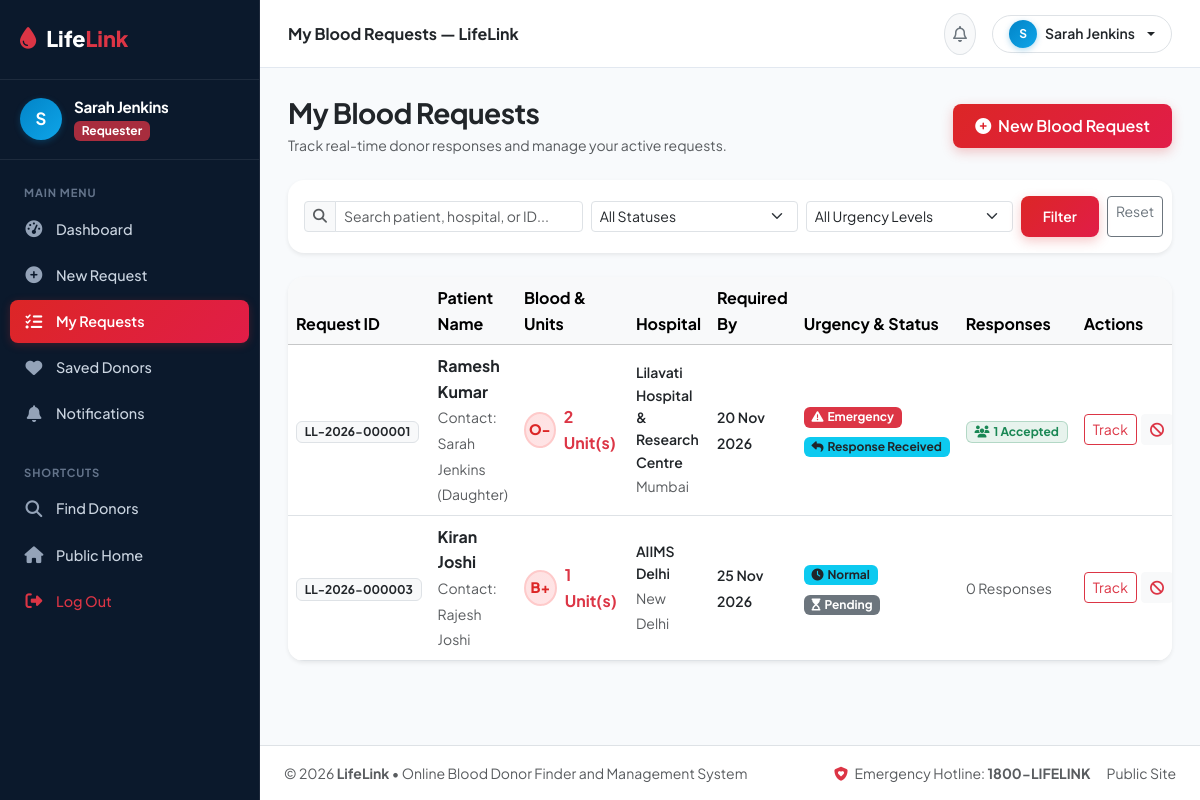
The page /requester/my_requests.php (signed in) on the database its author committed.
### tables this page shows
CREATE TABLE IF NOT EXISTS `blood_requests` (
  `request_id` INT AUTO_INCREMENT PRIMARY KEY,
  `unique_request_number` VARCHAR(30) UNIQUE NOT NULL,
  `requester_id` INT NOT NULL,
  `patient_name` VARCHAR(100) NOT NULL,
  `blood_group` ENUM('A+', 'A-', 'B+', 'B-', 'AB+', 'AB-', 'O+', 'O-') NOT NULL,
  `units_required` INT NOT NULL DEFAULT 1,
  `hospital_name` VARCHAR(150) NOT NULL,
  `hospital_address` TEXT NOT NULL,
  `state` VARCHAR(100) NOT NULL,
  `city` VARCHAR(100) NOT NULL,
  `pin_code` VARCHAR(20) NOT NULL,
  `required_date` DATE NOT NULL,
  `urgency` ENUM('Normal', 'Urgent', 'Emergency') DEFAULT 'Normal',
  `additional_information` TEXT NULL,
  `contact_person` VARCHAR(100) NOT NULL,
  `contact_phone` VARCHAR(20) NOT NULL,
  `status` ENUM('Pending', 'Donors Notified', 'Donor Response Received', 'Accepted', 'In Progress', 'Completed', 'Cancelled') DEFAULT 'Pending',
  `hospital_confirmed` TINYINT(1) DEFAULT 0,
  `hospital_confirmed_at` TIMESTAMP NULL,
  `hospital_notes` TEXT NULL,
  `created_at` TIMESTAMP DEFAULT CURRENT_TIMESTAMP,
  `updated_at` TIMESTAMP DEFAULT CURRENT_TIMESTAMP ON UPDATE CURRENT_TIMESTAMP,
  CONSTRAINT `fk_requests_requester` FOREIGN KEY (`requester_id`) REFERENCES `users` (`user_id`) ON DELETE CASCADE
);

### requester/my_requests.php (the view, shortened to what this page needs)
<?php
require_once __DIR__ . '/../includes/functions.php';
require_once __DIR__ . '/../includes/auth.php';
$currentUser = getCurrentUser();
$userId = $currentUser['user_id'];
$search = trim($_GET['search'] ?? '');
$sql = "SELECT r.*,
        (SELECT COUNT(*) FROM request_responses rr WHERE rr.request_id = r.request_id) as total_responses,
        (SELECT COUNT(*) FROM request_responses rr WHERE rr.request_id = r.request_id AND rr.response_status = 'Accepted') as accepted_responses
        FROM blood_requests r
        WHERE r.requester_id = ?";
$params = [$userId];
$sql .= " ORDER BY (r.urgency = 'Emergency') DESC, r.created_at DESC";
$stmt = $db->prepare($sql);
$stmt->execute($params);
$requests = $stmt->fetchAll();
require_once __DIR__ . '/../includes/header.php';
?>
<div class="dashboard-layout">
    <?php require_once __DIR__ . '/../includes/dashboard_sidebar.php'; ?>
    <div class="dashboard-main">
        <?php require_once __DIR__ . '/../includes/dashboard_topbar.php'; ?>
        <div class="dashboard-body">
            <div class="d-flex flex-wrap justify-content-between align-items-center mb-4">
                <div>
                    <h3 class="fw-bold mb-1 text-dark">My Blood Requests</h3>
                    <p class="text-muted small mb-0">Track real-time donor responses and manage your active requests.</p>
                </div>
                <a href="<?= BASE_URL ?>/requester/create_request.php" class="btn btn-lifelink-red">
                    <i class="fa-solid fa-plus-circle me-1"></i> New Blood Request
                </a>
            </div>
            <div class="card border-0 shadow-sm rounded-4 p-3 bg-white mb-4">
                <form method="GET" action="" class="row g-2 align-items-center">
                    <div class="col-md-4">
                        <div class="input-group input-group-sm">
                            <span class="input-group-text bg-light"><i class="fa-solid fa-search text-muted"></i></span>
                            <input type="text" name="search" class="form-control" placeholder="Search patient, hospital, or ID..." value="<?= htmlspecialchars($search) ?>">
                        </div>
                    </div>
                    <div class="col-md-3">
                        <select name="status" class="form-select form-select-sm">
                            <option value="">All Statuses</option>
                        </select>
                    </div>
                    <div class="col-md-3">
                        <select name="urgency" class="form-select form-select-sm">
                            <option value="">All Urgency Levels</option>
                        </select>
                    </div>
                    <div class="col-md-2 d-flex gap-2">
                        <button type="submit" class="btn btn-lifelink-red btn-sm flex-grow-1">Filter</button>
                        <a href="<?= BASE_URL ?>/requester/my_requests.php" class="btn btn-outline-secondary btn-sm">Reset</a>
                    </div>
                </form>
            </div>
            <div class="card border-0 shadow-sm rounded-4 bg-white overflow-hidden">
                <div class="table-responsive">
                    <table class="table table-hover align-middle mb-0">
                        <thead class="table-light">
                            <tr>
                                <th>Request ID</th>
                                <th>Patient Name</th>
                                <th>Blood & Units</th>
                                <th>Hospital</th>
                                <th>Required By</th>
                                <th>Urgency & Status</th>
                                <th>Responses</th>
                                <th>Actions</th>
                            </tr>
                        </thead>
                        <tbody>
                            <?php if (empty($requests)): ?>
                                <tr>
                                    <td colspan="8" class="text-center py-5 text-muted">
                                        <i class="fa-solid fa-inbox fa-3x mb-3 text-secondary opacity-50"></i>
                                        <p class="mb-0">No blood requests found. <a href="<?= BASE_URL ?>/requester/create_request.php">Create your first request here.</a></p>
                                    </td>
                                </tr>
                            <?php else: ?>
                                <?php foreach ($requests as $r): ?>
                                    <tr>
                                        <td>
                                            <span class="badge bg-light text-dark border fw-bold"><?= htmlspecialchars($r['unique_request_number']) ?></span>
                                        </td>
                                        <td>
                                            <strong class="text-dark d-block"><?= htmlspecialchars($r['patient_name']) ?></strong>
                                            <small class="text-muted">Contact: <?= htmlspecialchars($r['contact_person']) ?></small>
                                        </td>
                                        <td>
                                            <div class="d-flex align-items-center gap-2">
                                                <span class="blood-badge" style="width: 36px; height: 36px; font-size: 0.9rem;">
                                                    <?= htmlspecialchars($r['blood_group']) ?>
                                                </span>
                                                <span class="fw-bold text-danger"><?= (int)$r['units_required'] ?> Unit(s)</span>
                                            </div>
                                        </td>
                                        <td>
                                            <small class="d-block text-dark fw-semibold"><?= htmlspecialchars($r['hospital_name']) ?></small>
                                            <small class="text-muted"><?= htmlspecialchars($r['city']) ?></small>
                                        </td>
                                        <td>
                                            <small class="text-dark fw-semibold">
                                                <?= date('d M Y', strtotime($r['required_date'])) ?>
                                            </small>
                                        </td>
                                        <td>
                                            <div class="mb-1"><?= getUrgencyBadge($r['urgency']) ?></div>
                                            <?= getStatusBadge($r['status']) ?>
                                        </td>
                                        <td>
                                            <?php if ($r['total_responses'] > 0): ?>
                                                <span class="badge bg-success bg-opacity-10 text-success border border-success border-opacity-25">
                                                    <i class="fa-solid fa-users me-1"></i><?= (int)$r['accepted_responses'] ?> Accepted
                                                </span>
                                            <?php else: ?>
                                                <span class="text-muted small">0 Responses</span>
                                            <?php endif; ?>
                                        </td>
                                        <td>
                                            <div class="d-flex gap-1">
                                                <a href="<?= BASE_URL ?>/requester/request_details.php?id=<?= $r['request_id'] ?>" class="btn btn-sm btn-outline-danger" title="Track Request Timeline">
                                                    Track
                                                </a>
                                                <?php if (!in_array($r['status'], ['Completed', 'Cancelled'])): ?>
                                                    <form method="POST" action="" class="d-inline m-0 p-0">
                                                        <button type="submit" class="btn btn-sm btn-light text-danger" onclick="return confirmAction('Are you sure you want to cancel this request?');" title="Cancel Request">
                                                            <i class="fa-solid fa-ban"></i>
                                                        </button>
                                                    </form>
                                                <?php endif; ?>
                                            </div>
                                        </td>
                                    </tr>
                                <?php endforeach; ?>
                            <?php endif; ?>
                        </tbody>
                    </table>
                </div>
            </div>
<?php require_once __DIR__ . '/../includes/dashboard_footer.php'; ?>

### includes/functions.php (shortened to what this page needs)
<?php
function getUrgencyBadge($urgency) {
    switch (strtolower($urgency)) {
        case 'emergency':
            return '<span class="badge bg-danger text-white"><i class="fa-solid fa-triangle-exclamation me-1"></i>Emergency</span>';
        default:
            return '<span class="badge bg-info text-dark"><i class="fa-solid fa-clock me-1"></i>Normal</span>';
    }
}
function getStatusBadge($status) {
    switch ($status) {
        case 'Pending':
            return '<span class="badge bg-secondary"><i class="fa-solid fa-hourglass-start me-1"></i>Pending</span>';
        case 'Donor Response Received':
            return '<span class="badge bg-info text-dark"><i class="fa-solid fa-reply me-1"></i>Response Received</span>';
    }
}

### assets/css/style.css (style rules this page uses)
:root { --primary-red: #DC2626; --primary-red-hover: #B91C1C; --primary-crimson: #E11D48; --primary-dark: #0B192C; --navy-slate: #1E293B; --navy-blue: #1E3A5F; --accent-cyan: #0284C7; --accent-sky: #0EA5E9; --text-primary: #0F172A; --text-muted: #64748B; --bg-light: #F8FAFC; --bg-card: #FFFFFF; --border-color: #E2E8F0; --badge-red-bg: #FEE2E2; --badge-red-text: #DC2626; --badge-cyan-bg: #E0F2FE; --badge-cyan-text: #0284C7; --shadow-sm: 0 2px 8px rgba(15, 23, 42, 0.05); --shadow-md: 0 8px 24px rgba(15, 23, 42, 0.08); --shadow-lg: 0 16px 36px rgba(15, 23, 42, 0.12); --radius-sm: 8px; --radius-md: 12px; --radius-lg: 18px; }
body { font-family: 'Plus Jakarta Sans', system-ui, -apple-system, sans-serif; color: var(--text-primary); background-color: var(--bg-light); line-height: 1.6; overflow-x: hidden; }
h1, h2, h3, h4, h5, h6 { font-weight: 700; color: var(--navy-slate); letter-spacing: -0.02em; }
a { text-decoration: none; color: var(--accent-cyan); transition: all 0.2s ease; }
.btn-lifelink-red { background: linear-gradient(135deg, var(--primary-red), var(--primary-crimson)); color: #FFFFFF; font-weight: 600; border: none; padding: 10px 22px; border-radius: var(--radius-sm); box-shadow: 0 4px 12px rgba(220, 38, 38, 0.25); transition: all 0.2s ease; }
.blood-badge { width: 56px; height: 56px; border-radius: 50%; background: linear-gradient(135deg, #FEE2E2, #FFE4E6); color: var(--primary-red); font-weight: 800; font-size: 1.4rem; display: flex; align-items: center; justify-content: center; border: 2px solid #FECACA; }

### assets/css/dashboard.css (style rules this page uses)
:root { --primary-red: #DC2626; --primary-red-hover: #B91C1C; --primary-crimson: #E11D48; --primary-dark: #0B192C; --navy-slate: #1E293B; --navy-blue: #1E3A5F; --accent-cyan: #0284C7; --accent-sky: #0EA5E9; --text-primary: #0F172A; --text-muted: #64748B; --bg-light: #F8FAFC; --border-color: #E2E8F0; --shadow-sm: 0 1px 3px rgba(15, 23, 42, 0.06); --shadow-md: 0 4px 14px rgba(15, 23, 42, 0.06); --shadow-lg: 0 10px 28px rgba(15, 23, 42, 0.08); }
.dashboard-layout { display: flex; min-height: 100vh; background-color: #F8FAFC; }
.dashboard-main { flex-grow: 1; display: flex; flex-direction: column; min-width: 0; background-color: #F8FAFC; }
.dashboard-body { padding: 28px; flex-grow: 1; }

### rows shown on the page
blood_requests: unique_request_number "LL-2026-000001", patient_name "Ramesh Kumar", contact_person "Sarah Jenkins (Daughter)", blood_group "O-", units_required "2", hospital_name "Lilavati Hospital & Research Centre", city "Mumbai", required_date "20 Nov 2026", urgency "Emergency" (drawn), shows "Response Received", accepted_responses "1"
blood_requests: unique_request_number "LL-2026-000003", patient_name "Kiran Joshi", contact_person "Rajesh Joshi", blood_group "B+", units_required "1", hospital_name "AIIMS Delhi", city "New Delhi", required_date "25 Nov 2026", urgency "Normal" (drawn), status "Pending" (drawn), shows "0 Responses"

### other values the page prints
substr($currentUser['full_name'] ?? 'U', 0, 1) "S"
$currentUser['full_name'] "Sarah Jenkins"
$role "Requester"
$pageTitle "My Blood Requests — LifeLink"
